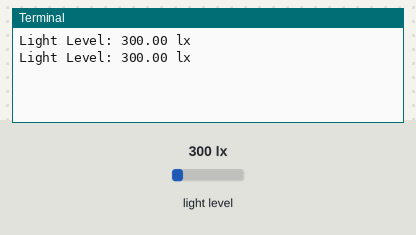
Recording of a program running on a simulated Raspberry Pi (BCM pin numbers). Parts: the last lines printed to the terminal. The inputs (shaded band) are chosen by the test bench; at power-on: light level 300 lx.

Above: at 1.2 s.
1.3 s: light level set to 40 lx
At 2.6 s:
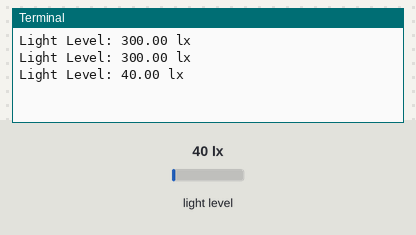
2.8 s: light level set to 500 lx
At 3.4 s:
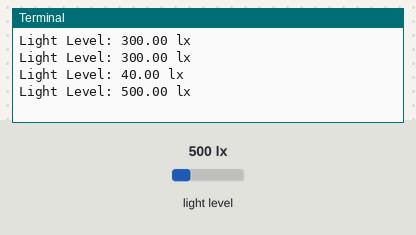
Timing chart, 0 to 5.8 s (numbered marks = the images above; inputs shaded):
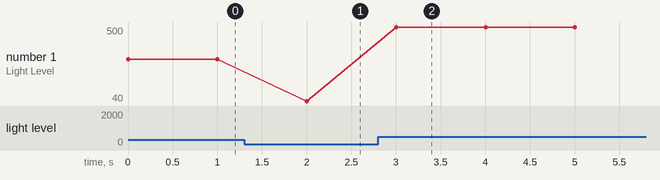

The program:

i2c_light_sensor.py
```python
import smbus
import time

# Create I2C bus
bus = smbus.SMBus(1)   # Use I2C bus 1 on Raspberry Pi

# BH1750 default address
BH1750_ADDR = 0x23

# Modes
CONT_HIGH_RES_MODE = 0x10  # Continuously H-Resolution Mode

def read_light(addr=BH1750_ADDR):
    # Send measurement command
    data = bus.read_i2c_block_data(addr, CONT_HIGH_RES_MODE, 2)
    # Convert the data (lux = raw / 1.2)
    lux = (data[0] << 8 | data[1]) / 1.2
    return lux

try:
    while True:
        light_level = read_light()
        print("Light Level: %.2f lx" % light_level)
        time.sleep(1)
except KeyboardInterrupt:
    print("Stopped by User")
```

Measured:
- after the input at 1.3 s, the terminal: prints a new line after 0.70 s (image 1)
- after the input at 2.8 s, the terminal: prints a new line after 0.20 s (image 2)
- plotted number 1: 300 → 40 after the input at 1.3 s, 40 → 500 after the input at 2.8 s
